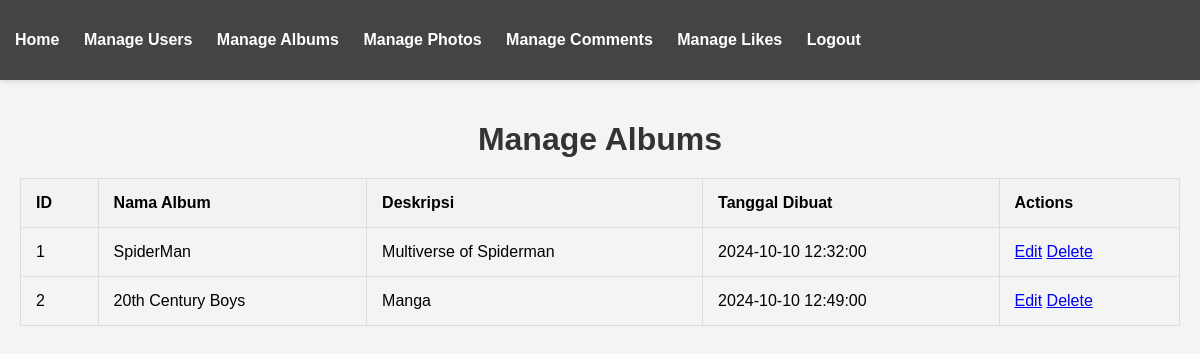
Page /gallery/admin/manage_albums.php (signed in) on the committed database.
### tables this page shows
CREATE TABLE `album` (
  `AlbumID` int(11) NOT NULL,
  `NamaAlbum` varchar(255) NOT NULL,
  `Deskripsi` text DEFAULT NULL,
  `TanggalDibuat` timestamp NOT NULL DEFAULT current_timestamp(),
  `UserID` int(11) NOT NULL
);

### gallery/admin/manage_albums.php (the view, shortened to what this page needs)
<?php
include_once("../config/koneksi.php");
$sql_albums = "SELECT * FROM album";
$result_albums = $kon->query($sql_albums);
?>
<!DOCTYPE html>
<html lang="en">
<head>
    <link href="css/admin.css" rel="stylesheet">
</head>
<body>
<?php include('admin_nav.php'); ?>
<div class="container">
    <h1>Manage Albums</h1>
    <table>
        <thead>
            <tr>
                <th>ID</th>
                <th>Nama Album</th>
                <th>Deskripsi</th>
                <th>Tanggal Dibuat</th>
                <th>Actions</th>
            </tr>
        </thead>
        <tbody>
            <?php while($album = $result_albums->fetch_assoc()): ?>
            <tr>
                <td><?php echo $album['AlbumID']; ?></td>
                <td><?php echo $album['NamaAlbum']; ?></td>
                <td><?php echo $album['Deskripsi']; ?></td>
                <td><?php echo $album['TanggalDibuat']; ?></td>
                <td>
                    <a href="album/edit_album.php?id=<?php echo $album['AlbumID']; ?>">Edit</a>
                    <a href="album/delete_album.php?id=<?php echo $album['AlbumID']; ?>" onclick="return confirm('Are you sure?')">Delete</a>
                </td>
            </tr>
            <?php endwhile; ?>
        </tbody>
    </table>
</div>
</body>
</html>

### gallery/admin/css/admin.css (style rules this page uses)
body { font-family: 'Arial', sans-serif; margin: 0; padding: 0; background-color: #f4f4f4; transition: background-color 0.3s ease; }
.container { padding: 20px; max-width: 1200px; margin: auto; }
h1 { color: #333; margin-bottom: 20px; text-align: center; }
table { width: 100%; border-collapse: collapse; margin-top: 20px; }
table, th, td { border: 1px solid #ddd; }
th, td { padding: 15px; text-align: left; }
th { background-color: #f2f2f2; }

### rows in the picture
album: AlbumID "1", NamaAlbum "SpiderMan", Deskripsi "Multiverse of Spiderman", TanggalDibuat "2024-10-10 12:32:00"
album: AlbumID "2", NamaAlbum "20th Century Boys", Deskripsi "Manga", TanggalDibuat "2024-10-10 12:49:00"
